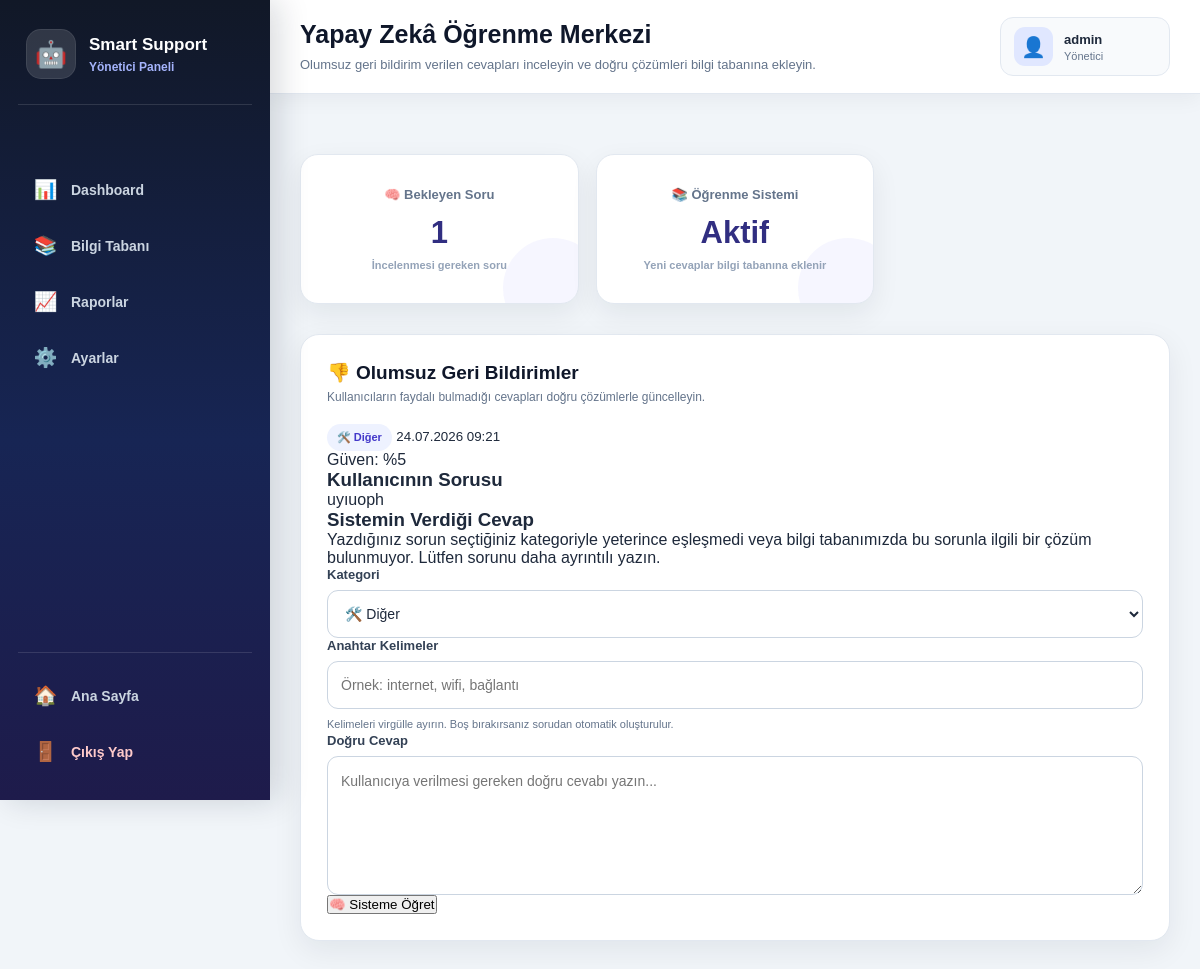
Page /admin/learning (signed in) on the committed database.
### tables this page shows
CREATE TABLE chats (
                id TEXT PRIMARY KEY,
                question TEXT NOT NULL,
                answer TEXT NOT NULL,
                category TEXT NOT NULL,
                category_name TEXT NOT NULL,
                feedback TEXT,
                created_at TIMESTAMP DEFAULT CURRENT_TIMESTAMP
            , confidence_score INTEGER DEFAULT 0, confidence_level TEXT, matched_question TEXT, suggestion TEXT, match_type TEXT);

### backend/app.py (the view)
@app.route("/admin/learning")
@admin_login_required
def admin_learning():
    learning_items = (
        get_learning_center_items()
    )
    settings = load_settings()
    return render_template(
        "admin/learning.html",
        active_page="learning",
        learning_items=learning_items,
        categories=CATEGORIES,
        total_learning_items=len(
            learning_items
        ),
        admin_username=settings.get(
            "admin_username",
            "admin"
        )
    )

### backend/app.py (called while the page is built, shortened)
def admin_login_required(view_function):
    @wraps(view_function)
    def wrapped_view(*args, **kwargs):
        return view_function(
            *args,
            **kwargs
        )
    return wrapped_view

def convert_chat_to_dictionary(chat):
    if isinstance(chat, dict):
        return chat

def prepare_chat_history(chat_history):
    return [
        convert_chat_to_dictionary(chat)
        for chat in chat_history
    ]

def normalize_question_text(text):
    return " ".join(
        str(text).strip().lower().split()
    )

def format_report_date(date_value):
    if not date_value:
        return "-"
    if isinstance(
        date_value,
        datetime
    ):
        return date_value.strftime(
            "%d.%m.%Y %H:%M"
        )
    date_text = str(
        date_value
    )
    date_formats = [
        "%Y-%m-%d %H:%M:%S",
        "%Y-%m-%dT%H:%M:%S",
        "%d.%m.%Y %H:%M"
    ]
    for date_format in date_formats:
        try:
            parsed_date = datetime.strptime(
                date_text,
                date_format
            )
            return parsed_date.strftime(
                "%d.%m.%Y %H:%M"
            )
        except ValueError:
            continue

### backend/database.py (called while the page is built)
def get_connection() -> sqlite3.Connection:
    connection = sqlite3.connect(
        DATABASE_FILE
    )
    connection.row_factory = sqlite3.Row
    return connection

def get_all_chats() -> list[dict[str, Any]]:
    with get_connection() as connection:
        rows = connection.execute(
            """
            SELECT
                id,
                question,
                answer,
                category,
                category_name,
                feedback,
                confidence_score,
                confidence_level,
                matched_question,
                suggestion,
                match_type,
                created_at
            FROM chats
            ORDER BY created_at ASC
            """
        ).fetchall()
    return [
        dict(row)
        for row in rows
    ]

### frontend/templates/admin/learning.html (shortened to what this page needs)
{% extends "admin/base.html" %}
{% block page_title %}
    Yapay Zekâ Öğrenme Merkezi
{% endblock %}
{% block page_description %}
    Olumsuz geri bildirim verilen cevapları inceleyin
    ve doğru çözümleri bilgi tabanına ekleyin.
{% endblock %}
{% block content %}
    <section class="admin-dashboard">
        <article class="admin-dashboard-card">
            <h3>
                🧠 Bekleyen Soru
            </h3>
            <strong>
                {{ total_learning_items }}
            </strong>
            <small>
                İncelenmesi gereken soru
            </small>
        </article>
        <article class="admin-dashboard-card">
            <h3>
                📚 Öğrenme Sistemi
            </h3>
            <strong>
                Aktif
            </strong>
            <small>
                Yeni cevaplar bilgi tabanına eklenir
            </small>
        </article>
    </section>
    <section class="admin-content">
        <div class="admin-content-header">
            <div>
                <h2>
                    👎 Olumsuz Geri Bildirimler
                </h2>
                <p>
                    Kullanıcıların faydalı bulmadığı cevapları
                    doğru çözümlerle güncelleyin.
                </p>
            </div>
        </div>
        {% for item in learning_items %}
            <article class="learning-card">
                <div class="learning-card-header">
                    <div>
                        <span class="admin-category-badge">
                            {{ item.category_name }}
                        </span>
                        <small>
                            {{ item.created_at }}
                        </small>
                    </div>
                    <span class="learning-confidence">
                        Güven:
                        %{{ item.confidence_score }}
                    </span>
                </div>
                <div class="learning-question-box">
                    <h3>
                        Kullanıcının Sorusu
                    </h3>
                    <p>
                        {{ item.question }}
                    </p>
                </div>
                <div class="learning-old-answer">
                    <h3>
                        Sistemin Verdiği Cevap
                    </h3>
                    <p>
                        {{ item.answer }}
                    </p>
                </div>
                <form
                    method="POST"
                    action="{{ url_for('add_learning_item') }}"
                    class="learning-form"
                >
                    <div class="admin-form-group">
                        <label>
                            Kategori
                        </label>
                        <select
                            name="category"
                            required
                        >
                            {% for category_key, category_name in categories.items() %}
                                <option
                                    value="{{ category_key }}"
                                    {% if category_key == item.category %}
                                        selected
                                    {% endif %}
                                >
                                    {{ category_name }}
                                </option>
                            {% endfor %}
                        </select>
                    </div>
                    <div class="admin-form-group">
                        <label>
                            Anahtar Kelimeler
                        </label>
                        <input
                            type="text"
                            name="keywords"
                            placeholder="Örnek: internet, wifi, bağlantı"
                        >
                        <small>
                            Kelimeleri virgülle ayırın. Boş bırakırsanız
                            sorudan otomatik oluşturulur.
                        </small>
                    </div>
                    <div class="admin-form-group">
                        <label>
                            Doğru Cevap
                        </label>
                        <textarea
                            name="answer"
                            rows="5"
                            placeholder="Kullanıcıya verilmesi gereken doğru cevabı yazın..."
                            required
                        ></textarea>
                    </div>
                    <button
                        type="submit"
                        class="admin-primary-button"
                    >
                        🧠 Sisteme Öğret
                    </button>
                </form>
            </article>
        {% endfor %}
    </section>
{% endblock %}

### rows in the picture
chats: category_name "🛠️ Diğer", created_at "24.07.2026 09:21", confidence_score "5", question "uyıuoph", answer "Yazdığınız sorun seçtiğiniz kategoriyle yeterince eşleşmedi veya bilgi tabanımızda bu sorunla ilgili bir çözüm bulunmuyor. Lütfen sorunu daha ayrıntılı yazın.", category "🛠️ Diğer"

### other values in the picture
{{ admin_username }} "admin"
{{ total_learning_items }} "1"
